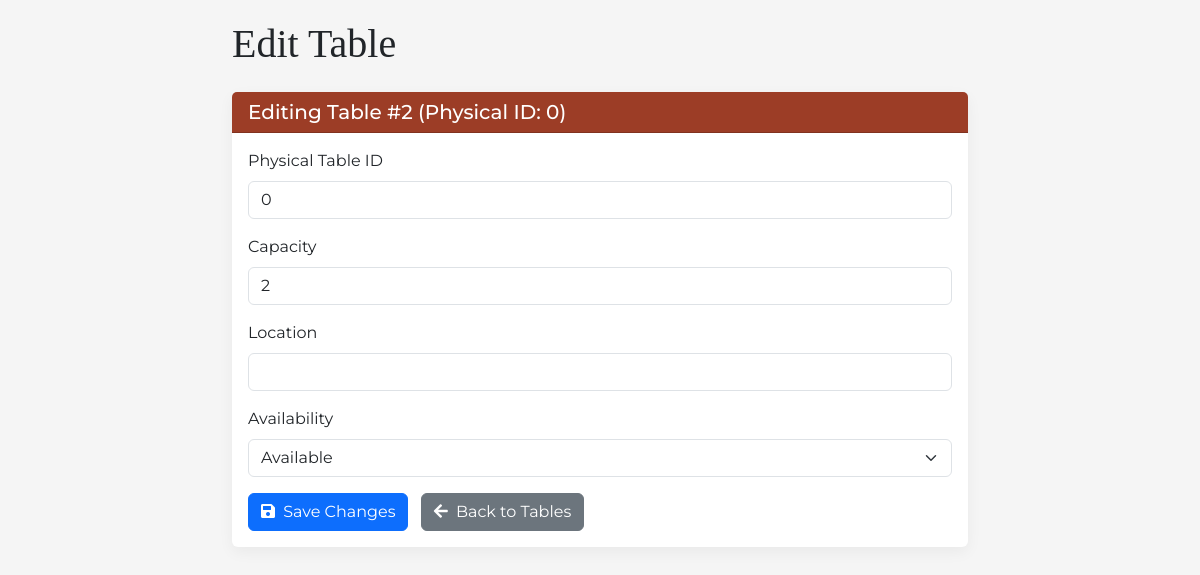
The app's page /edit_table.php?id=2 (signed in) with its own data.
### tables this page shows
CREATE TABLE `table_mapping` (
  `id` int(11) NOT NULL,
  `capacity` varchar(20) DEFAULT NULL,
  `location` varchar(20) NOT NULL,
  `availability` varchar(20) DEFAULT NULL,
  `table_type` varchar(20) NOT NULL,
  `table_preference` varchar(20) DEFAULT NULL,
  `physical_table_id` int(11) NOT NULL
);

### edit_table.php (the view, shortened to what this page needs)
<?php
require_once 'config.php';
$table = null;
$table_id = null;
$errors = [];
if ($_SERVER["REQUEST_METHOD"] == "GET" || (!empty($errors) && $_SERVER["REQUEST_METHOD"] == "POST")) {
    if ($table_id === null) {
        $table_id = filter_input(INPUT_GET, 'id', FILTER_SANITIZE_NUMBER_INT);
    }
    if ($table_id) {
        $sql = "SELECT id, physical_table_id, capacity, location, availability FROM table_mapping WHERE id = ?";
        $stmt = $conn->prepare($sql);
        if ($stmt) {
            $stmt->bind_param("i", $table_id);
            $stmt->execute();
            $result = $stmt->get_result();
            if ($result->num_rows === 1) {
                $table = $result->fetch_assoc();
                 if (empty($errors)) {
                     $physical_table_id = $table['physical_table_id'];
                     $capacity = $table['capacity'];
                     $location = $table['location'];
                     $availability = $table['availability'];
                 }
            } else {
                $errors[] = 'Table not found.';
            }
        } else {
             $errors[] = 'Database error preparing select statement: ' . $conn->error;
        }
    } else {
        $errors[] = 'No table ID specified for editing.';
    }
}
?>
<!DOCTYPE html>
<html lang="en">
<head>
    <link href="assets/css/bootstrap.min.css" rel="stylesheet" />
    <link rel="stylesheet" href="https://cdnjs.cloudflare.com/ajax/libs/font-awesome/5.15.3/css/all.min.css">
</head>
<body>
    <div class="container">
        <div class="row justify-content-center">
            <div class="col-md-8">
                <h1 class="admin-title mb-4">Edit Table</h1>
                <?php if ($table):  ?>
                    <div class="card">
                        <div class="card-header admin-header">
                            <h5 class="mb-0">Editing Table #<?php echo htmlspecialchars($table['id']); ?> (Physical ID: <?php echo htmlspecialchars($table['physical_table_id']); ?>)</h5>
                        </div>
                        <div class="card-body">
                            <form action="edit_table.php?id=<?php echo htmlspecialchars($table['id']); ?>" method="post">
                                <div class="mb-3">
                                    <label for="physical_table_id" class="form-label">Physical Table ID</label>
                                    <input type="number" class="form-control" id="physical_table_id" name="physical_table_id" value="<?php echo htmlspecialchars($physical_table_id); ?>" required min="1">
                                </div>
                                <div class="mb-3">
                                    <label for="capacity" class="form-label">Capacity</label>
                                    <input type="number" class="form-control" id="capacity" name="capacity" value="<?php echo htmlspecialchars($capacity); ?>" required min="1">
                                </div>
                                <div class="mb-3">
                                    <label for="location" class="form-label">Location</label>
                                    <input type="text" class="form-control" id="location" name="location" value="<?php echo htmlspecialchars($location); ?>" required>
                                </div>
                                <div class="mb-3">
    <label for="availability" class="form-label">Availability</label>
    <select class="form-select" id="availability" name="availability" required>
        <option value="available" <?php echo ($availability === 'available') ? 'selected' : ''; ?>>Available</option>
    </select>
</div>
                                <button type="submit" class="btn btn-primary me-2"><i class="fas fa-save me-1"></i> Save Changes</button>
                                <a href="admin.php?page=tables" class="btn btn-secondary"><i class="fas fa-arrow-left me-1"></i> Back to Tables</a>
                            </form>
                        </div>
                    </div>
                <?php endif; ?>
            </div>
        </div>
    </div>
</body>
</html>

### edit_table.php (style rules this page uses)
body { font-family: 'Montserrat', sans-serif; background-color: #f5f5f5; padding-top: 20px; padding-bottom: 20px; }
.admin-title { font-family: 'Playfair Display', serif; }
.card { border: none; box-shadow: 0 5px 15px rgba(0, 0, 0, 0.05); }
.admin-header { background-color: #9c3d26; color: white; }

### records on screen
table_mapping: id "2", physical_table "0", physical_table_id "0", capacity "2", availability "Available"
